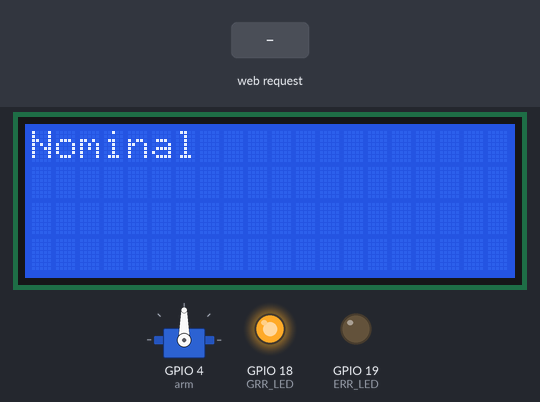
Bench run of a sketch on a simulated ESP32. Parts: servo, 20×4 character LCD, output pins drawn as LEDs (lit = HIGH). The inputs (shaded band) are chosen by the test bench. WiFi joins after 1.5 s; servers stay silent unless stated; what the sketch prints to the serial monitor is not drawn.

Above: at 5.2 s.
5.3 s: HTTP request GET /1 received
At 6.1 s:
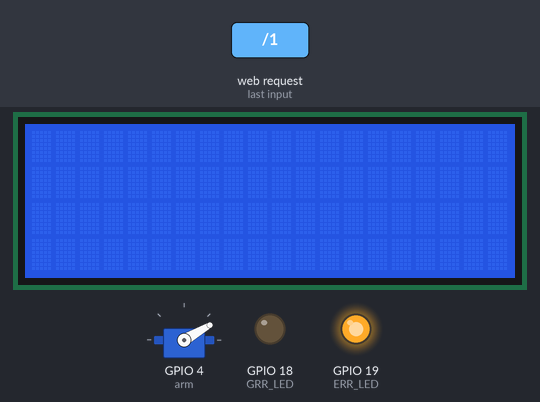
8.3 s: HTTP request GET /2 received
At 8.9 s:
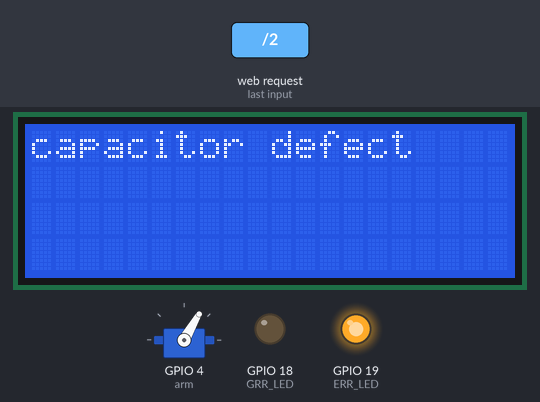
11.3 s: HTTP request GET /3 received
At 12.1 s:
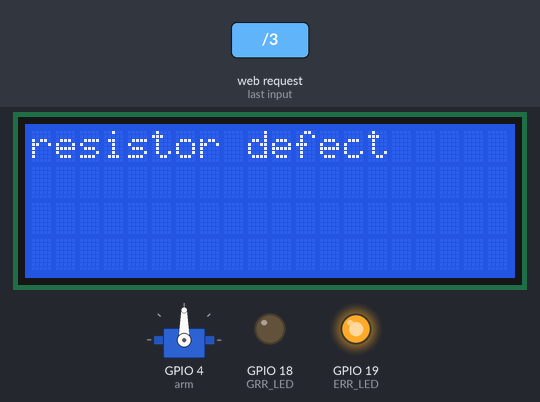
14.3 s: HTTP request GET /4 received
At 14.6 s:
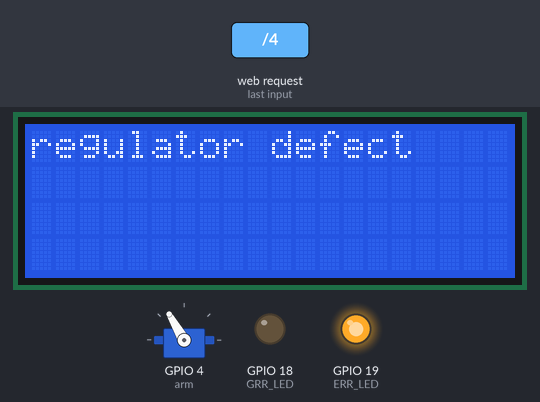
17.3 s: HTTP request GET /5 received
At 18.1 s:
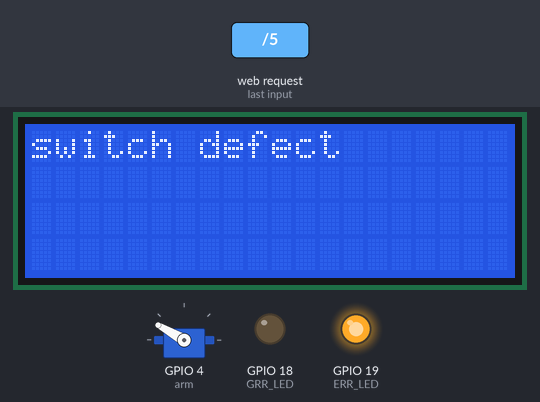
20.3 s: HTTP request GET /6 received
At 21.1 s:
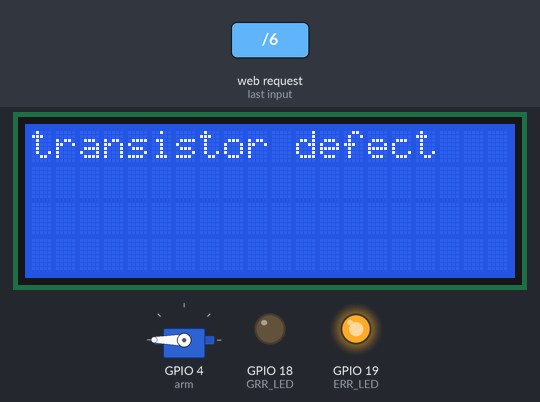
Timing chart, 0 to 23.8 s (numbered marks = the images above; inputs shaded):
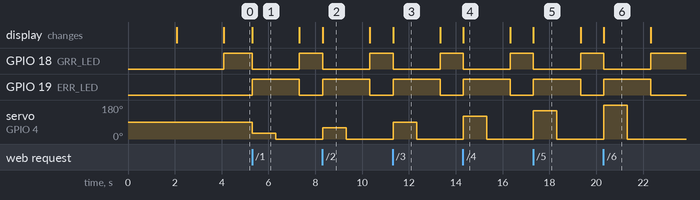

The sketch:

sketch.ino
```cpp
/* Synapse 2.0 ----------REVIEW 2.0

 Added Servo functionality
 Added Buzzer functionality
 Added LCD screen functionality ( i think so )

 Need to Add Wifi ip support, thats it

  ---------------- Power over Spice is power over all ------------------
*/

#include <WiFi.h>
#include <WebServer.h>
#include <ESP32Servo.h>
#include <LiquidCrystal_I2C.h>

#define ERR_LED 19 // (BUZZER LED)
#define GRR_LED 18 // (GREEN LED)

const char* ssid = "Onichan";
const char* password = "callme@9";

WebServer server(80);

Servo arm;

LiquidCrystal_I2C lcd(0x27,20,4);


int extended_angle = 0; // intial angle womp womp
int retracted_angle = 0;

String cause;

void setup() {

  Serial.begin(9600);

  // Wifi Connect
  WiFi.begin(ssid, password);
  while (WiFi.status() != WL_CONNECTED) {
    delay(1000);
    Serial.println("Connecting to WiFi..");
  }


  server.on("/0", HTTP_GET, handleNominal); // New endpoint for normal state
  server.on("/1", HTTP_GET, handle30); // New endpoint for defect state (30)
  server.on("/2", HTTP_GET, handle60); // New endpoint for defect state (60)
  server.on("/3", HTTP_GET, handle90); // New endpoint for defect state (90)
  server.on("/4", HTTP_GET, handle120); // New endpoint for defect state (120)
  server.on("/5", HTTP_GET, handle150); // New endpoint for defect state (150)
  server.on("/6", HTTP_GET, handle180); // New endpoint for defect state (180)
  server.begin();

  Serial.println(WiFi.localIP());

  ESP32PWM::allocateTimer(0);
	ESP32PWM::allocateTimer(1);
	ESP32PWM::allocateTimer(2);
	ESP32PWM::allocateTimer(3);
  arm.setPeriodHertz(50);// Standard 50hz servo
  arm.attach(4);

  pinMode(ERR_LED,OUTPUT);
  pinMode(GRR_LED,OUTPUT);

  // Lcd initialization
  lcd.init();
  lcd.backlight();
  lcd.setCursor(0,0);
  lcd.print("Synapse 2.0");
  lcd.setCursor(4,1);
  lcd.print("PCB Sorter");
  delay(2000);
  lcd.clear();

}

void loop() {

  server.handleClient();

  lcd.setCursor(0,0);
  lcd.print("Nominal");
  digitalWrite(ERR_LED,LOW);
  digitalWrite(GRR_LED,HIGH);

}

void WriteAngle()
{
    lcd.clear();
    lcd.setCursor(0,0);
    lcd.print(cause);
    digitalWrite(ERR_LED,HIGH);
    digitalWrite(GRR_LED,LOW);
    Serial.println(cause);
    arm.write(extended_angle);
    delay(1000);
    arm.write(retracted_angle);
    delay(1000);
    lcd.clear();
}

void handleNominal()
{
  return;
}

void handle30()
{
  extended_angle = 30;
  WriteAngle();
  cause = "capacitor defect";
}
void handle60()
{
  extended_angle = 60;
  WriteAngle();
  cause = "resistor defect";
}
void handle90()
{
  extended_angle = 90;
  WriteAngle();
  cause = "regulator defect";
}
void handle120()
{
  extended_angle = 120;
  WriteAngle();
  cause = "switch defect";
}
void handle150()
{
  extended_angle = 150;
  WriteAngle();
  cause = "transistor defect";
}
void handle180()
{
  extended_angle = 180;
  WriteAngle();
  cause = "LED defect";
}
```

Measured:
- after the input at 5.3 s, GPIO 18 (GRR_LED): HIGH → LOW at once, → HIGH 2.0 s later; GPIO 19 (ERR_LED): LOW → HIGH at once, → LOW 2.0 s later; servo on GPIO 4 (arm): 90° → 30° at once, → 0° 1.0 s later; the display: changes at once (image 1)
- after the input at 8.3 s, GPIO 18 (GRR_LED): HIGH → LOW at once, → HIGH 2.0 s later; GPIO 19 (ERR_LED): LOW → HIGH at once, → LOW 2.0 s later; servo on GPIO 4 (arm): 0° → 60° at once, → 0° 1.0 s later; the display: changes at once (image 2)
- after the input at 11.3 s, GPIO 18 (GRR_LED): HIGH → LOW at once, → HIGH 2.0 s later; GPIO 19 (ERR_LED): LOW → HIGH at once, → LOW 2.0 s later; servo on GPIO 4 (arm): 0° → 90° at once, → 0° 1.0 s later; the display: changes at once (image 3)
- after the input at 14.3 s, GPIO 18 (GRR_LED): HIGH → LOW at once, → HIGH 2.0 s later; GPIO 19 (ERR_LED): LOW → HIGH at once, → LOW 2.0 s later; servo on GPIO 4 (arm): 0° → 120° at once, → 0° 1.0 s later; the display: changes at once (image 4)
- after the input at 17.3 s, GPIO 18 (GRR_LED): HIGH → LOW at once, → HIGH 2.0 s later; GPIO 19 (ERR_LED): LOW → HIGH at once, → LOW 2.0 s later; servo on GPIO 4 (arm): 0° → 150° at once, → 0° 1.0 s later; the display: changes at once (image 5)
- after the input at 20.3 s, GPIO 18 (GRR_LED): HIGH → LOW at once, → HIGH 2.0 s later; GPIO 19 (ERR_LED): LOW → HIGH at once, → LOW 2.0 s later; servo on GPIO 4 (arm): 0° → 180° at once, → 0° 1.0 s later; the display: changes at once (image 6)
- what the display in image 1 shows lasts 2.0 s, from 5.3 s to 7.3 s
